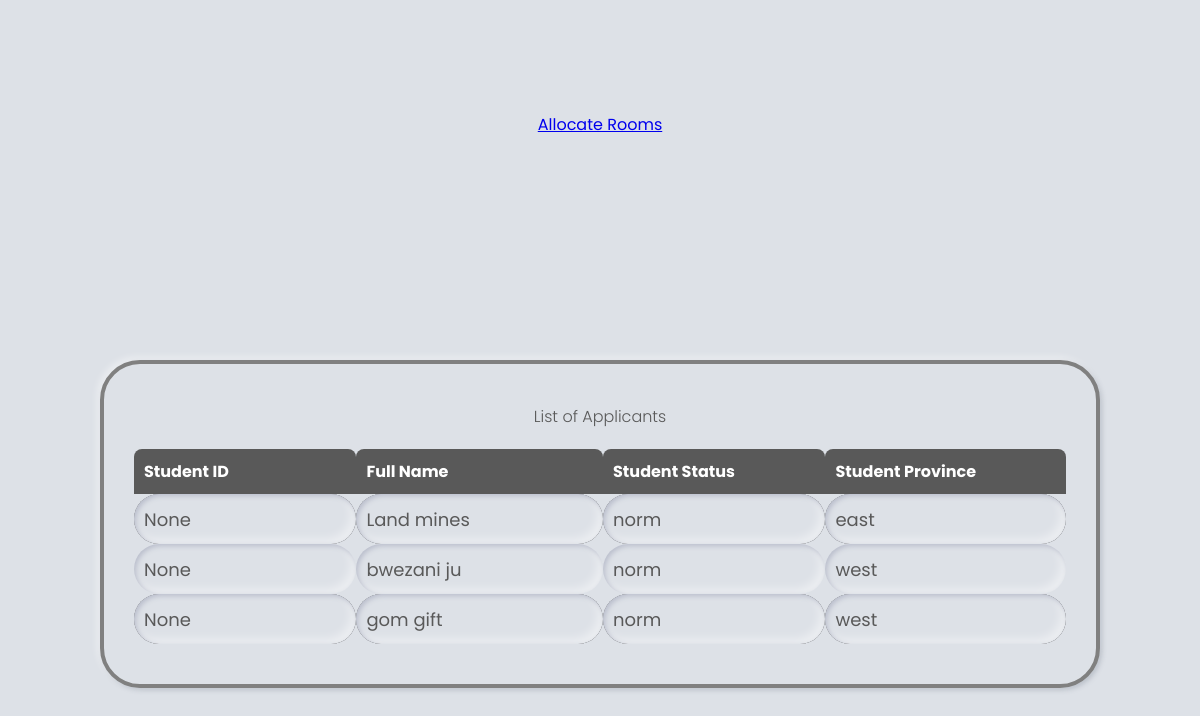
The app's page /applications with its own data.
### main/models.py (models this page shows, shortened)
class RoomApplication(models.Model):
    user = models.OneToOneField(User, on_delete=models.CASCADE)
    reviewed = models.BooleanField(default=False)

class User(AbstractUser):
    ROLES = [
        ('stu', 'STUDENT'),
        ('admin', 'ADMIN')
    ]
    PROVINCES =[
        ('east', 'Eastern Province'),
        ('west', 'Western Province'),
        ('south', 'Southern Province'),
        ('muchi', 'Muchinga Province'),
        ('cent', 'Central Province'),
        ('copper', 'CopperBelt'),
        ('northwest', 'North Western'),
        ('lus', 'Lusaka'),
        ('luap', 'Luapula'),
        ('north', 'Nothern Provice'),
    ]
    STATUS = [
        ('dis', 'Disabled'),
        ('norm', 'normal')
    ]
    name = models.CharField(max_length=30, blank=True)
    room = models.OneToOneField(Room, on_delete=models.SET_NULL, null=True, blank=True, unique=True)
    id_num = models.CharField(max_length=10, unique=True)
    user_role = models.CharField(max_length=10, choices=ROLES, default='stu')
    province = models.CharField(max_length=20, choices=PROVINCES)
    status = models.CharField(max_length=15, choices=STATUS, default='norm')
    email = models.EmailField(blank=True)

### main/views.py (the view)
# urls.py: path('applications', views.applications, name='applications'),
def applications(request):
    applications = RoomApplication.objects.all()
    return render(request, "main/applications.html", {"applications": applications})

### main/templates/main/applications.html (shortened to what this page needs)
{% load static %}
<!DOCTYPE html>
<html>
    <head>
        <link rel="stylesheet" href="{% static 'css/application.css' %}">
    </head>
    <body>
      <a href="{% url 'allocate' %}">Allocate Rooms</a>
        <div class="content">
            <div class="text">List of Applicants</div>
            <table class="student-table">
              <tr>
                <th>Student ID</th>
                <th>Full Name</th>
                <th>Student Status</th>
                <th>Student Province</th>
              </tr>
              {% for application in applications %}
              <tr>
                <td class="student-info">{{ application.user.room }}</td>
                <td class="student-info">{{ application.user.name }}</td>
                <td class="student-info">{{ application.user.status }}</td>
                <td class="student-info">{{ application.user.province }}</td>
              </tr>
              {% endfor %}
            </table>
          </div>
    </body>
</html>

### static/css/application.css (style rules this page uses)
* { margin: 0; padding: 0; box-sizing: border-box; font-family: 'Poppins', sans-serif; }
html, body { height: 100%; }
body { display: grid; place-items: center; background: #dde1e7; text-align: center; }
.content { width: 1000px; height: auto; padding: 40px 30px; border: 4px solid grey; background: #dde1e7; border-radius: 40px; box-shadow: -3px -3px 7px #ffffff73, 2px 2px 5px rgba(94, 104, 121, 0.288); }
.content .text { font-size: 1rem; font-weight: 300; margin-bottom: 20px; color: #595959; }
.student-info { font-size: 18px; height: 50px; color: grey; width: 50px; margin: 5px 0; background-color: #dde1e7; padding: 5px; outline: none; border: none; font-size: 18px; color: #595959; border-radius: 25px; box-shadow: inset 2px 2px 5px #BABECC, inset -5px -5px 10px #ffffff73; }
.student-table { width: 100%; border-collapse: collapse; }
.student-table th, .student-table td { padding: 10px; text-align: left; }
.student-table th { background-color: #595959; color: #fff; border-radius: 8px 8px 0 0; }
.student-table tr:nth-child(even) { background-color: black; }

### records on screen
RoomApplication: user.room "None", user.name "Land mines", user.status "norm", user.province "east"
RoomApplication: user.room "None", user.name "bwezani ju", user.status "norm", user.province "west"
RoomApplication: user.room "None", user.name "gom gift", user.status "norm", user.province "west"
